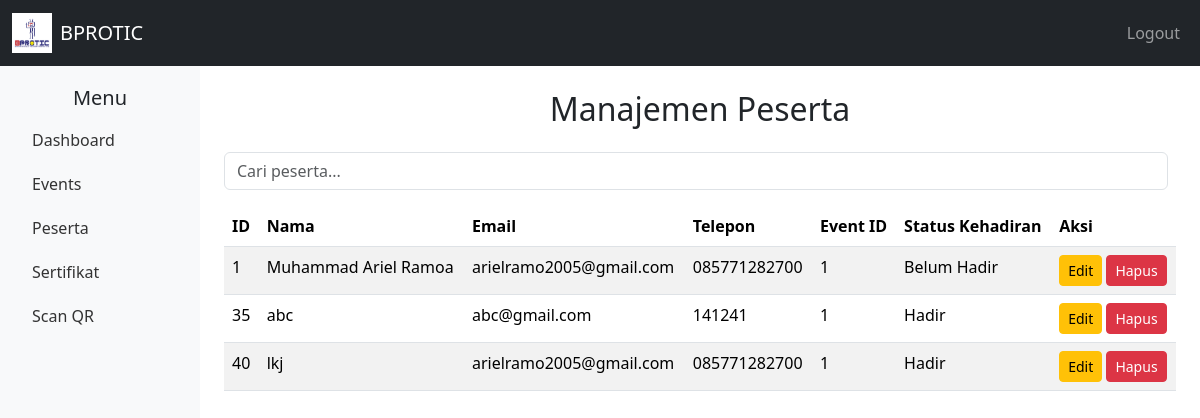
Screenshot of /pages/peserta.php (signed in) with the database file from the repository.
### tables this page shows
CREATE TABLE `registrations` (
  `id` int NOT NULL,
  `event_id` int DEFAULT NULL,
  `name` varchar(100) NOT NULL,
  `email` varchar(100) NOT NULL,
  `phone` varchar(20) DEFAULT NULL,
  `attendance_status` enum('Belum Hadir','Hadir') DEFAULT 'Belum Hadir'
);

### pages/peserta.php (the view, shortened to what this page needs)
<?php
include '../includes/header.php';
include '../includes/config.php';
$search = $_GET['search'] ?? '';
$query = "SELECT * FROM registrations WHERE name LIKE ?";
$stmt = $pdo->prepare($query);
$stmt->execute(['%' . $search . '%']);
$participants = $stmt->fetchAll();
?>
<div class="container-fluid">
    <h2 class="text-center mb-4">Manajemen Peserta</h2>
    <div class="d-flex justify-content-between mb-3">
        <form method="GET" class="d-flex" style="flex-grow: 1;">
            <input type="text" name="search" class="form-control me-2" placeholder="Cari peserta..." value="<?= htmlspecialchars($search) ?>">
        </form>
    </div>
    <table class="table table-striped">
        <thead>
            <tr>
                <th>ID</th>
                <th>Nama</th>
                <th>Email</th>
                <th>Telepon</th>
                <th>Event ID</th>
                <th>Status Kehadiran</th>
                <th>Aksi</th>
            </tr>
        </thead>
        <tbody>
            <?php foreach ($participants as $participant): ?>
            <tr>
                <td><?= $participant['id'] ?></td>
                <td><?= htmlspecialchars($participant['name']) ?></td>
                <td><?= htmlspecialchars($participant['email']) ?></td>
                <td><?= htmlspecialchars($participant['phone']) ?></td>
                <td><?= htmlspecialchars($participant['event_id']) ?></td>
                <td><?= htmlspecialchars($participant['attendance_status']) ?></td>
                <td>
                    <button
                        class="btn btn-sm btn-warning editButton"
                        data-bs-toggle="modal"
                        data-bs-target="#editPesertaModal"
                        data-id="<?= $participant['id'] ?>"
                        data-name="<?= htmlspecialchars($participant['name']) ?>"
                        data-email="<?= htmlspecialchars($participant['email']) ?>"
                        data-phone="<?= htmlspecialchars($participant['phone']) ?>">
                        Edit
                    </button>
                    <a href="peserta.php?delete_id=<?= $participant['id'] ?>" class="btn btn-sm btn-danger" onclick="return confirm('Hapus peserta ini?')">Hapus</a>
                </td>
            </tr>
            <?php endforeach; ?>
        </tbody>
    </table>
</div>
<?php include '../includes/footer.php'; ?>

### includes/header.php (shortened to what this page needs)
<!DOCTYPE html>
<html lang="en">
<head>
    <link href="https://cdn.jsdelivr.net/npm/bootstrap@5.3.3/dist/css/bootstrap.min.css" rel="stylesheet">
</head>
<body>
    <nav class="navbar navbar-expand-lg navbar-dark bg-dark">
        <div class="container-fluid">
            <a class="navbar-brand d-flex align-items-center" href="../index.php">
                <img src="../assets/images/logo-bprotic.png" alt="Logo" width="40" height="40" class="me-2">
                <span>BPROTIC</span>
            </a>
            <div class="collapse navbar-collapse" id="navbarNav">
                <ul class="navbar-nav ms-auto">
                    <li class="nav-item">
                        <a class="nav-link" href="../logout.php">Logout</a>
                    </li>
                </ul>
            </div>
        </div>
    </nav>
    <div class="container-fluid">
        <div class="row">
            <div class="col-md-3 col-lg-2 sidebar">
                <h5 class="text-center">Menu</h5>
                <a href="../pages/dashboard.php">Dashboard</a>
                <a href="../pages/events.php">Events</a>
                <a href="../pages/peserta.php">Peserta</a>
                <a href="../pages/sertifikat.php">Sertifikat</a>
                <a href="../pages/scan_qr.php">Scan QR</a>
            </div>
            <div class="col-md-9 col-lg-10 pt-4">

### includes/footer.php (shortened to what this page needs)
</div>
        </div>
    </div>
</body>
</html>

### includes/header.php (style rules this page uses)
.navbar { position: sticky; top: 0; z-index: 1; }
.sidebar { position: sticky; top: 0; min-height: 100vh; background-color: #f8f9fa; padding-top: 20px; z-index: 0; }
.sidebar a { font-size: 16px; color: #333; padding: 10px 20px; display: block; text-decoration: none; }

### rows the page displays
registrations: id "1", name "Muhammad Ariel Ramoa", email "arielramo2005@gmail.com", phone "085771282700", event "1", attendance_status "Belum Hadir"
registrations: id "35", name "abc", email "abc@gmail.com", phone "141241", event "1", attendance_status "Hadir"
registrations: id "40", name "lkj", email "arielramo2005@gmail.com", phone "085771282700", event "1", attendance_status "Hadir"
